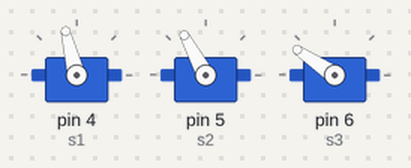
Bench run of a sketch on a simulated Arduino Uno, built with avr-gcc and run on an emulated ATmega328P. On the bench: 3 × servo.

Above: at 0.15 s.
At 1.0 s:
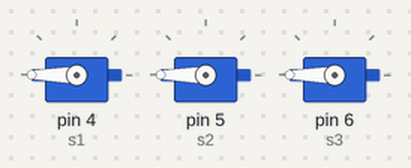
Timing chart, 0 to 2.5 s (numbered marks = the images above):
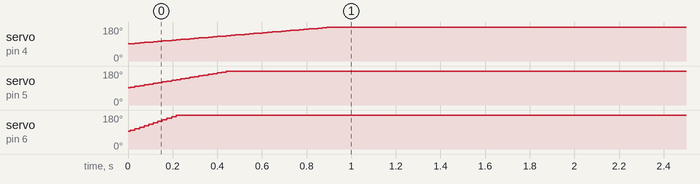

The sketch:

servo2.ino
```cpp
// this sketch cycles three servos at different rates

#include <VirtualWire.h>
#include <ServoTimer2.h>  // the servo library

// define the pins for the servos
#define s1 4
#define s2 5
#define s3 6

ServoTimer2 servo1;    // declare variables for up to eight servos
ServoTimer2 servo2;
ServoTimer2 servo3;

void setup() {
  servo1.attach(s1);     // attach a pin to the servos and they will start pulsing
  servo2.attach(s2);
  servo3.attach(s3);
}


// this function just increments a value until it reaches a maximum
int incPulse(int val, int inc){
   if( val + inc  > 2000 )
      return 1000 ;
   else
       return val + inc;
}

void loop()
{
 int val;

   val = incPulse( servo1.read(), 1);
   servo1.write(val);

   val =  incPulse( servo2.read(), 2);
   servo2.write(val);

   val = incPulse(servo3.read(), 4);
   servo3.write(val);

   delay(10);
}
```

Measured:
- by itself, servo on pin 4 (s1): moves from 91° to 180° over 0.90 s
- by itself, servo on pin 5 (s2): moves from 92° to 180° over 0.45 s
- by itself, servo on pin 6 (s3): moves from 94° to 180° over 0.23 s
